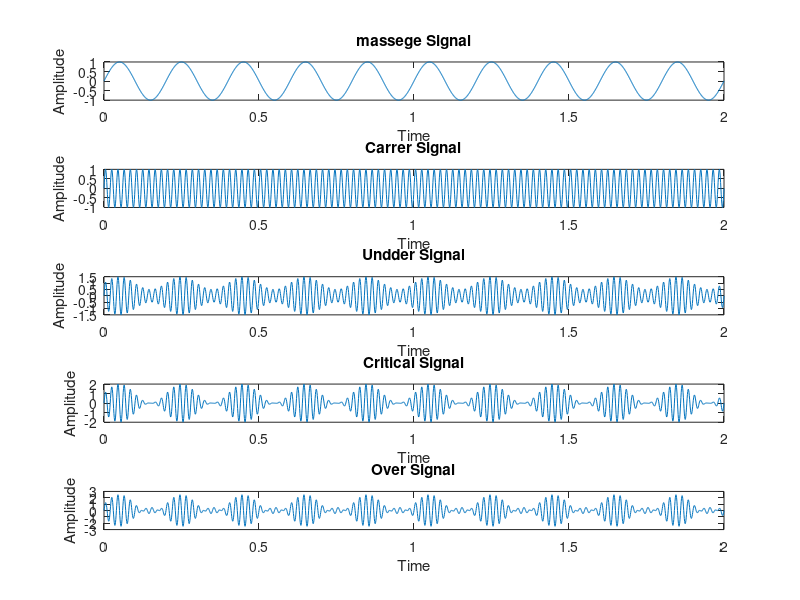

The MATLAB script that drew this image:
clc;
clear all;
close all;

t=0:0.001:2;
fm=5;
fc=50;

m=sin(2*pi*fm*t);
subplot(5,1,1);
plot(t,m);
title("massege Signal");
xlabel('Time');
ylabel('Amplitude');

c=sin(2*pi*fc*t);
subplot(5,1,2);
plot(t,c);
title("Carrer Signal");
xlabel('Time');
ylabel('Amplitude');

m1=0.5;
s1=(1+(m1*m)).*c;
subplot(5,1,3);
plot(t,s1);
title("Undder Signal");
xlabel('Time');
ylabel('Amplitude');

m2=1;
s2=(1+(m2*m)).*c;
subplot(5,1,4);
plot(t,s2);
title("Critical Signal");
xlabel('Time');
ylabel('Amplitude');

m3=1.5;
s3=(1+(m3*m)).*c;
subplot(5,1,5);
plot(t,s3);
title("Over Signal");
xlabel('Time');
ylabel('Amplitude');
